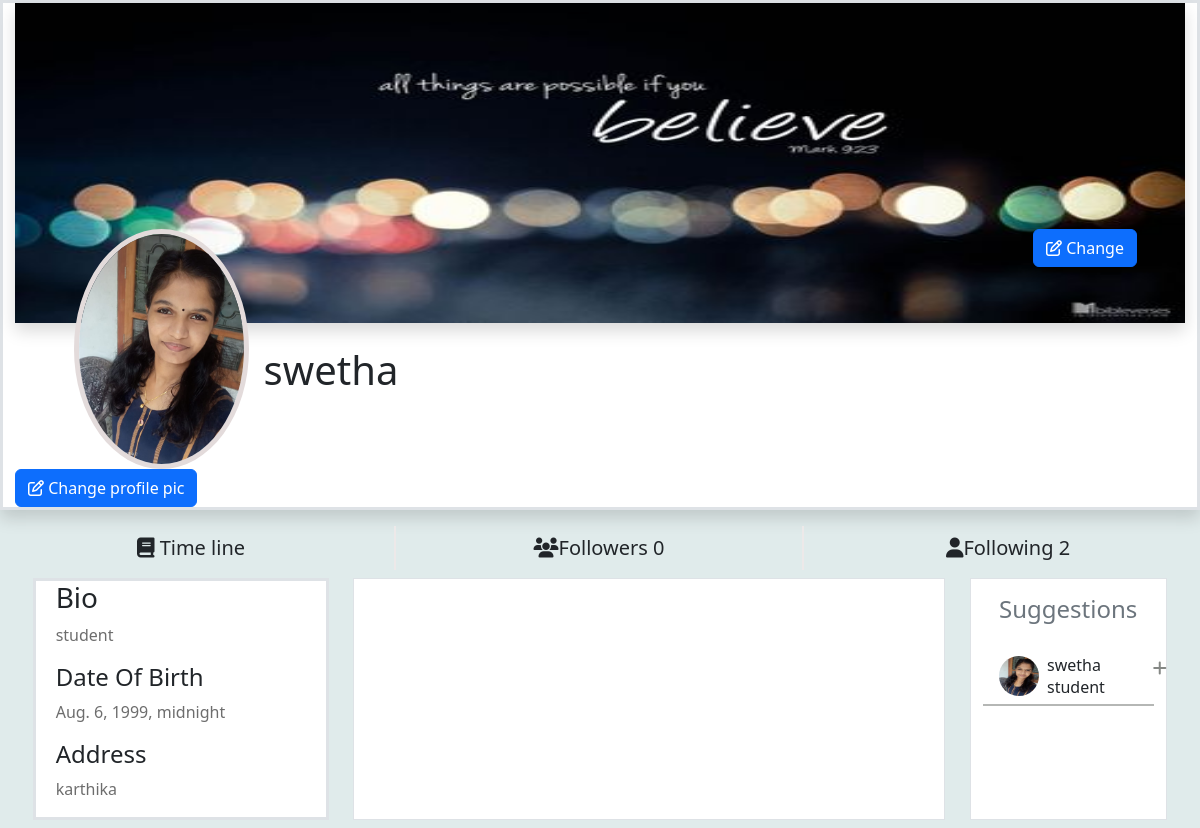
Page /profile/6/details/ (signed in) on the committed database.
### myapp/models.py (models this page shows, shortened)
class UserProfile(models.Model):
    user=models.OneToOneField(User,on_delete=models.CASCADE,related_name="profile")
    profile_pic=models.ImageField(upload_to="profilepics",blank=True,default="/profilepics/default.avif")
    bio=models.CharField(max_length=200,null=True)
    address=models.CharField(max_length=200,null=True)
    dob=models.DateTimeField(null=True)
    following=models.ManyToManyField("self",related_name="followed_by",symmetrical=False)
    created_date=models.DateTimeField(auto_now_add=True)
    coverpic=models.ImageField(upload_to="coverpic",blank=True,default="/profilepics/cover.jpg")
    def __str__(self):
        return self.user.username

### myapp/views.py (the view)
# urls.py: path("profile/<int:pk>/details/",views.Profile_detail_View.as_view(),name="profiledetail"),
class Profile_detail_View(DetailView):
    model=UserProfile
    template_name="profile.html"
    context_object_name="profile"

### myapp/templates/profile.html (shortened to what this page needs)
<!DOCTYPE html>
{%load static%}
<html lang="en">
<head>
    <link rel="stylesheet" href="https://cdnjs.cloudflare.com/ajax/libs/font-awesome/6.3.0/css/all.min.css"
 />
    <link href="https://cdn.jsdelivr.net/npm/bootstrap@5.3.0-alpha1/dist/css/bootstrap.min.css" rel="stylesheet"
>
    <link rel="stylesheet" href="{%static 'css/profile.css'%}">
</head>
<body style="background-color: rgb(224, 235, 235);">
    <div class="container-fluid border border-3 shadow bg-white">
        <div class="cover_section">
            <img class="coverpic shadow" src="{{profile.coverpic.url}}" alt="">
        </div>
        <div class="profile_section d-flex justify-content-between">
            <img class="propic" src="{{profile.profile_pic.url}}" alt="">
            <h1 class="onwername ">{{profile}}</h1>
            <div class=" me-5"> <button class="btn btn-primary"  data-bs-toggle="modal" data-bs-target="#exampleModal"><i class="fa-regular fa-pen-to-square"></i>
                    Change</button></div>
        </div>
              <div class=" me-5"> <button class="btn btn-primary"  data-bs-toggle="modal" data-bs-target="#exampleModal1"><i class="fa-regular fa-pen-to-square"></i>
                Change profile pic</button></div>
    </div>
        <div class="row d-flex justify-content-evenly">
            <div class="col-4 text-center mt-3 swich  "><a class="btn fs-5" href=""><span><i
                            class="fa-solid fa-book"></i></span> Time line</a></div>
            <div class="col-4 text-center mt-3 swich ">
                <button class="btn fs-5" data-bs-toggle="modal" data-bs-target="#exampleModalfws" href=""  ><span>
                    <i class="fa-solid fa-users"></i></span>Followers {{profile.followed_by.all | length}}</button>
                        </div>
            <div class="col-4 text-center mt-3  "><button class="btn fs-5" data-bs-toggle="modal" data-bs-target="#exampleModalfollowing" href=""><span><i
                            class="fa-solid fa-user"></i></span>Following {{profile.following.all | length}}</button></div>
        </div>
    <div class="container-fluid ">
        <div class="row p-2 d-flex justify-content-evenly">
            <div class="col-3 bg-white  border border-3 ">
                <div class="ms-2">
                    <h3 class="">Bio</h3>
                    <p class=" o">{{profile.bio}}</p>
                    <h4>Date Of Birth</h4>
                    <p class="o">{{profile.dob}}</p>
                    <h4>Address</h4>
                    <p class="o">{{profile.address}}</p>
                </div>
            </div>
            <div class="col-6 bg-white  border">
            </div>
            <div class="col-2 bg-white  border">
                <div class="profilesection bg-white">
                    <h4 class="text-secondary p-3">Suggestions</h4>
                    <div class="p-item ">
                        <div class="peoples d-flex mt-3 ms-3">
                            <div>
                                <img class="peopleimg" src="{{profile.profile_pic.url}}" alt="">
                            </div>
                            <div class="ms-2">
                                <h6 class="m-0">{{profile}}</h6>
                                <p class="m-0">{{profile.bio}}</p>
                            </div>
                            <a href="" class="ms-5"><i style="color:rgba(11, 17, 11, 0.5) ;"
                                    class="fa-solid fa-plus"></i></a>
                        </div>
                        <div class="lines"></div>
                    </div>
                </div>
            </div>
        </div>
    </div>
</body>
</html>

### myapp/static/css/profile.css (style rules this page uses)
* { font-family: 'Segoe UI', Tahoma, Geneva, Verdana, sans-serif; }
.coverpic { width: 100%; height: 40vh; }
.propic { width: 15%; height: 30vh; margin-left: 5%; border-radius: 50%; border: 5px solid rgb(227, 219, 219); }
.profile_section { margin-top: -8%; }
.swich { border-right: 2px solid rgb(237, 233, 233); }
.onwername { margin-top: 10%; margin-left: -53%; font-family: 'Segoe UI', Tahoma, Geneva, Verdana, sans-serif; }
.o { color: rgba(11, 11, 11, 0.6); }
.peopleimg { width:40px; height: 40px; border-radius: 50%; }
.peoples { width: 100%; }
.lines { margin-top: 5px; background-color:rgba(11, 17, 11, 0.3); height: 2px; width: 100%; }
.p-item { width: 100%; }

### rows in the picture
UserProfile: coverpic (picture), profile_pic (picture), user.username "swetha", followed_by.all|length "0", following.all|length "2", bio "student", dob "Aug. 6, 1999, midnight", address "karthika"
